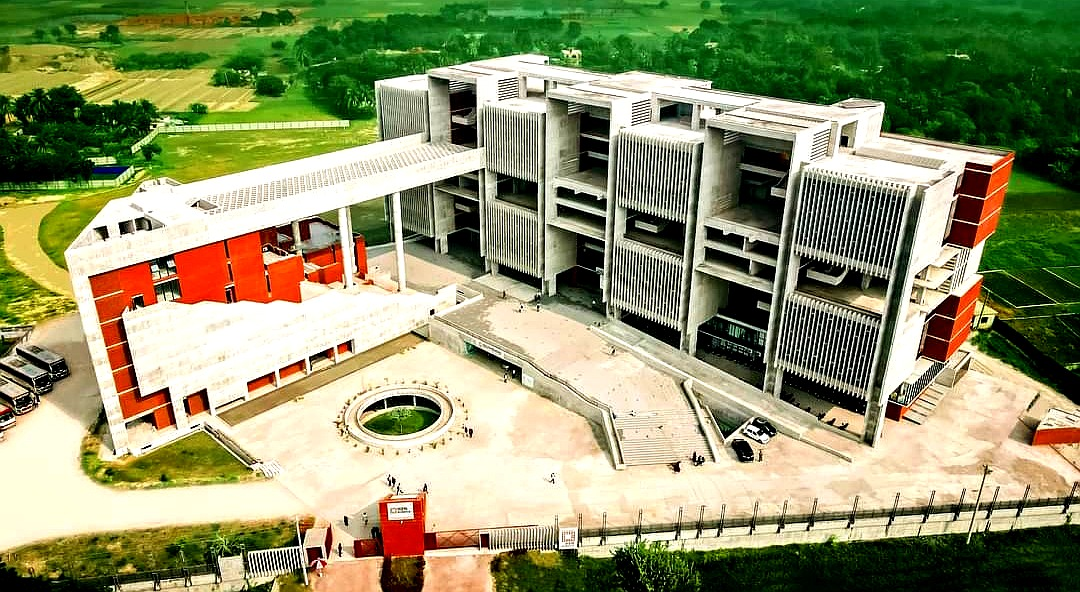
#> input picture dip_lab_codes/images/vu.jpg, 1080 x 592 px
$ jupyter execute 6_frequency_domain.ipynb
#> lines starting #> are read from the running program, lines starting #| are printed output that depends on the picture
[cell 1]
import math
import numpy as np
import PIL.Image as Image
import matplotlib.pyplot as plt

[cell 2]
img = Image.open("images/vu.jpg").convert("L")
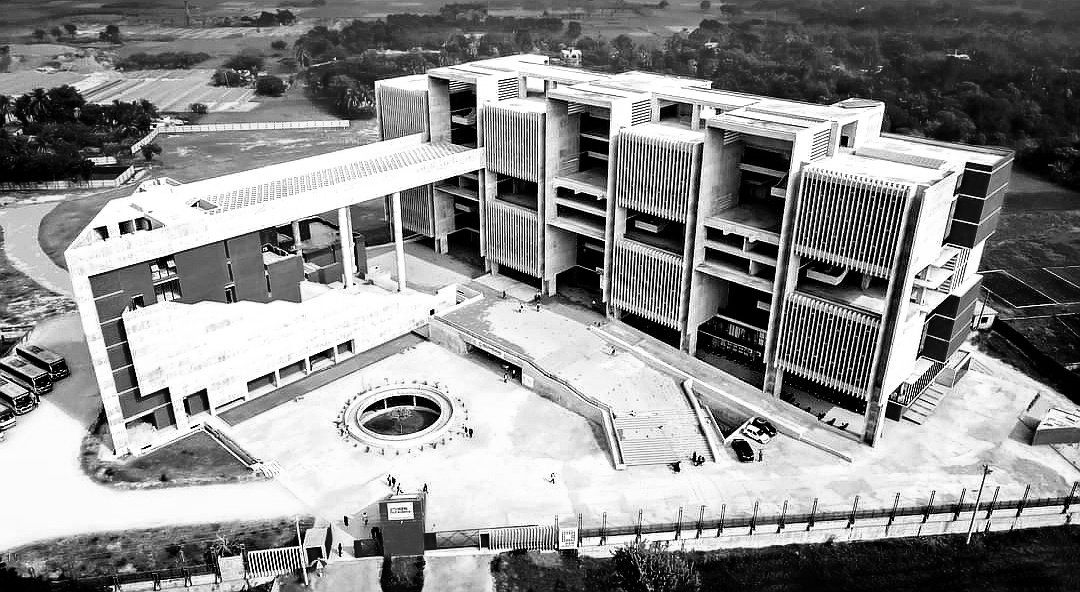
#> img: PIL image 1080x592 L; min 0, max 255, mean 141.3
img = np.array(img)

H, W = img.shape
#> H = 592; W = 1080

plt.title("Grayscale")
plt.imshow(img, cmap="gray")
plt.show()

[cell 3]
F = np.fft.fft2(img)
F_shift = np.fft.fftshift(F)

real = F_shift.real
imag = F_shift.imag

magnitude = ( real ** 2 + imag ** 2 ) ** 0.5

log = (1 / math.log(1 + 255)) * np.log(1 + magnitude)
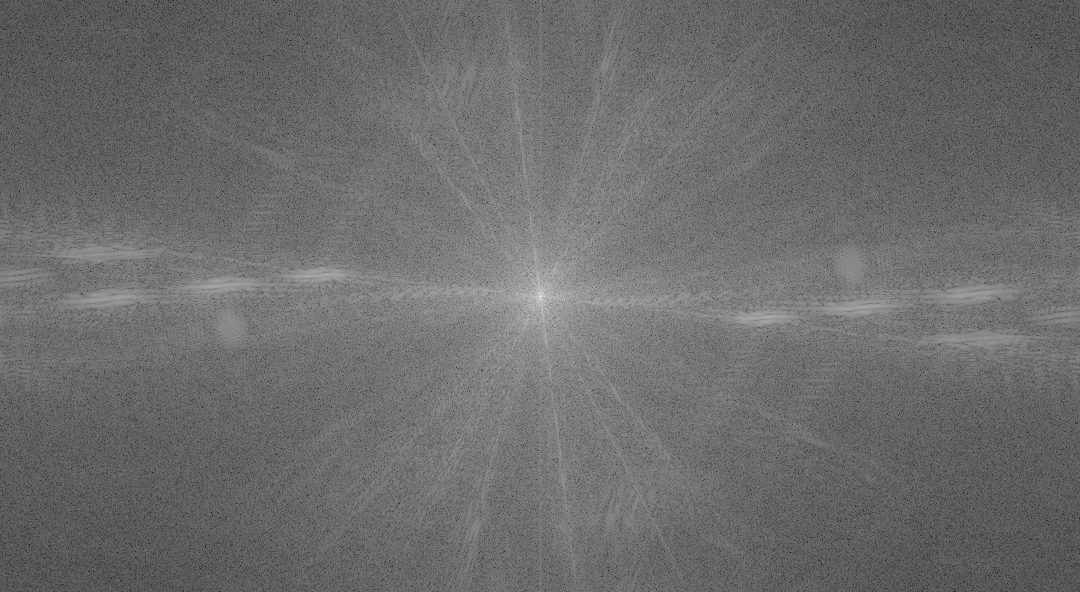
#> log: shape (592, 1080) float64; min 0.503, max 3.3, mean 1.7; drawn with min black and max white

fig, axes = plt.subplots(ncols=2, nrows=1, figsize=(15, 10))

axes[0].set_title("Grayscale")
axes[0].imshow(img, cmap="gray")

axes[1].set_title("Frequency Spectrum")
axes[1].imshow(log, cmap="gray")

plt.show()
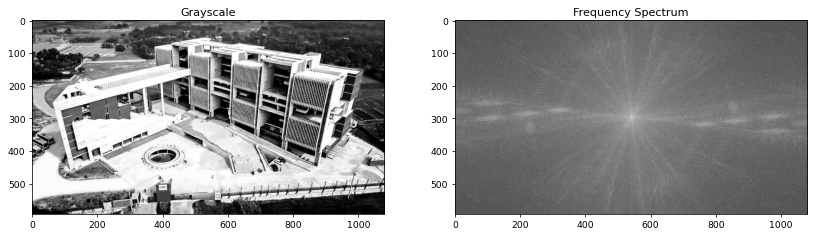
#> figure drawn by matplotlib, 2 panels

$ run again, with dip_lab_codes/images/hy.jpg copied over dip_lab_codes/images/vu.jpg
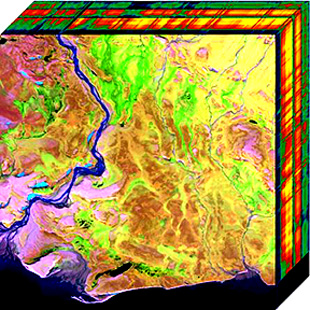
#> input picture dip_lab_codes/images/hy.jpg, 310 x 310 px
#> `log = (1 / math.log(1 + 255)) * np.log(1 + magnitude)`:
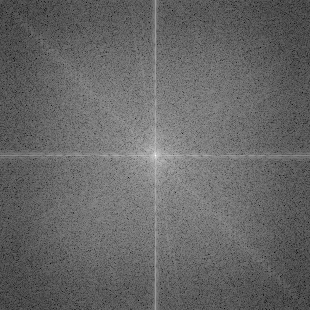
#> log: shape (310, 310) float64; min 0.465, max 2.96, mean 1.47; drawn with min black and max white
#> `plt.show()`:
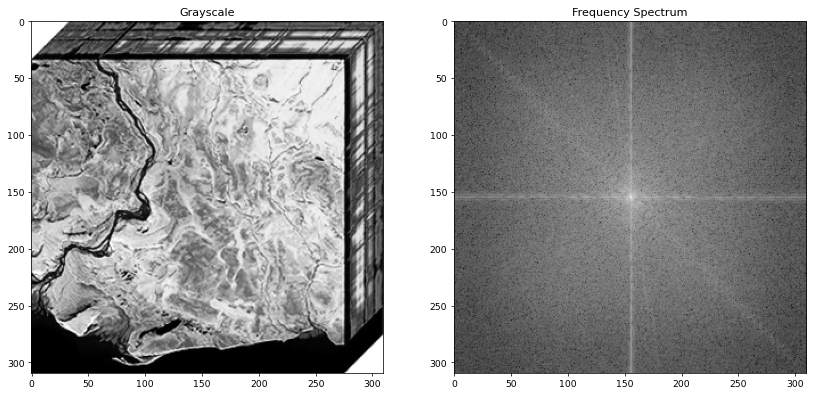
#> figure drawn by matplotlib, 2 panels
